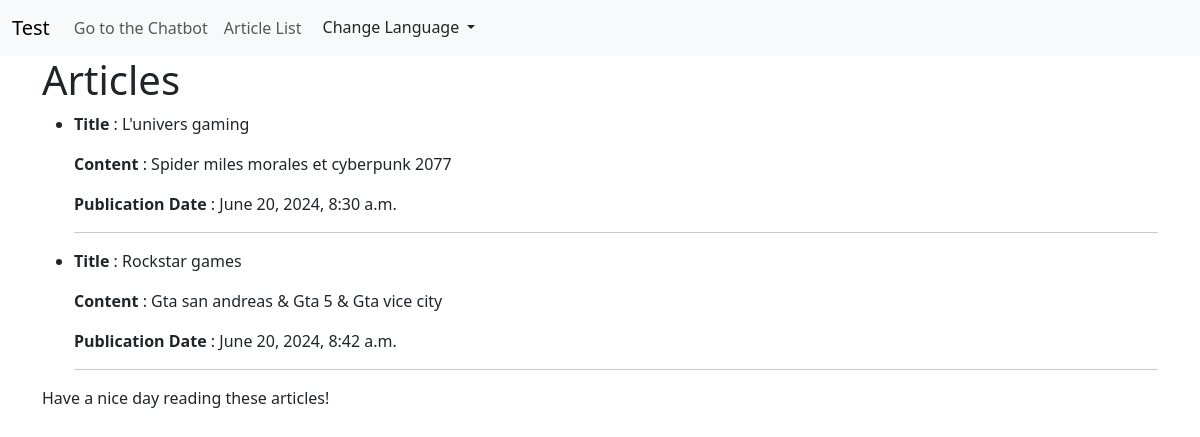
Page /en/articles/ on the committed database.
### main/models.py (models this page shows, shortened)
class Article(models.Model):
    title = models.CharField(max_length=200)
    content = models.TextField()
    publication_date = models.DateTimeField(default=timezone.now)

### main/views.py (the view)
# urls.py: path('articles/', views.article_list, name='article_list'),
def article_list(request):
    articles = Article.objects.all()
    return render(request, 'article_liste.html', {'articles': articles})

### main/templates/article_liste.html (shortened to what this page needs)
{% extends 'base.html' %}
{% load i18n %}
{% block content %}
<!DOCTYPE html>
<html lang="en" dir="{% trans 'dir' %}">
<head>
</head>
<body>
    <div class="container">
    <h1>{% trans "Articles" %}</h1>
    <ul>
        {% for article in articles %}
            <li>
                <p><strong>{% trans "Title" %}</strong> : {{ article.title }}</p>
                <p><strong>{% trans "Content" %}</strong> : {{ article.content }}</p>
                <p><strong>{% trans "Publication Date" %}</strong> : {{ article.publication_date }}</p>
            </li>
            <hr>
        {% endfor %}
    </ul>
    {% if articles %}
    <p>{% trans "Have a nice day reading these articles!" %}</p>
    {% else %}
        <p>{% trans "No articles available. Good morning!" %}</p>
    {% endif %}
    </div>
</body>
</html>
{% endblock %}

### rows in the picture
Article: title "L'univers gaming", content "Spider miles morales et cyberpunk 2077", publication_date "June 20, 2024, 8:30 a.m."
Article: title "Rockstar games", content "Gta san andreas & Gta 5 & Gta vice city", publication_date "June 20, 2024, 8:42 a.m."
